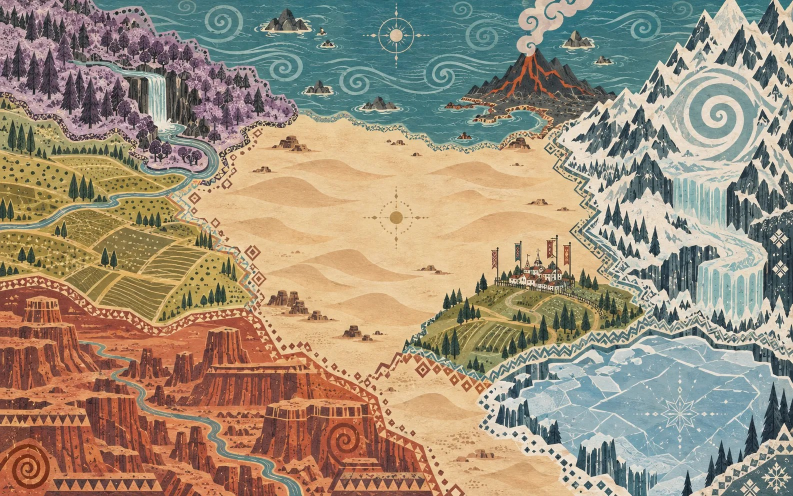
#> input picture package/ui/backdrop.jpg, 1586 x 992 px, found by its file name (shown at 1/2 size)
$ python -i hotpix.py   (imports and definitions only)
#> lines starting #> are read from the running program, lines starting #| are printed output that depends on the picture
"""hotpix.py <session dir> [n] [out.png]: pixels of an in-between frame clearly brighter (or darker) than in BOTH real
frames around it, at a 5 px tolerance for motion (each real frame is max/min-filtered first). Small moving
features stay inside that envelope; a character drawn brighter or darker than it really is does not."""
import os, re, sys
import numpy as np
from PIL import Image, ImageFilter, ImageDraw

d = sys.argv[1]
n = int(sys.argv[2]) if len(sys.argv) > 2 else 10
pat = re.compile(r"(\d+)_tick(\d+)_([ri])_(\d+)\.jpg")
# [1 line that did not run here, left out]
# [1 line that did not run here, left out]
env = {}

def envelope(f):
#> called with f = '../package/ui/backdrop.jpg'
    if f not in env:
        g = Image.open(os.path.join(d, f)).convert("L")
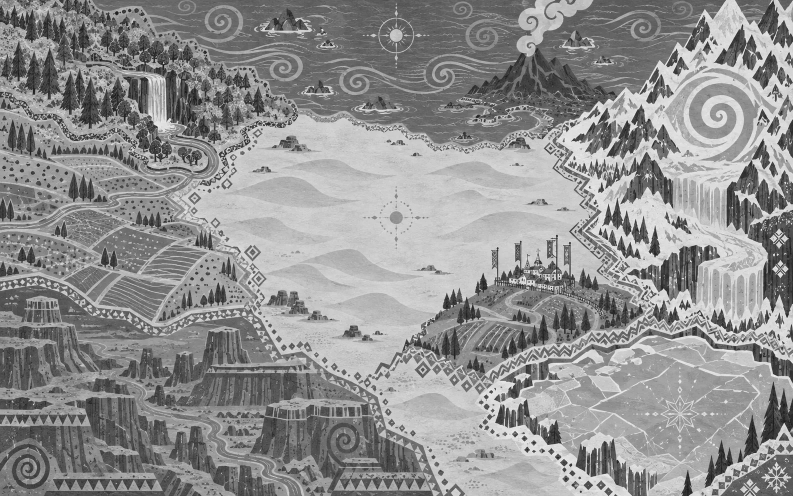
#> g: PIL image 1586x992 L (shown at 1/2 size); min 5, max 255, mean 144.3
        env[f] = (np.asarray(g.filter(ImageFilter.MaxFilter(11))).astype(int), np.asarray(g.filter(ImageFilter.MinFilter(11))).astype(int))
    return env[f]

res = []
# [24 lines not run here, left out]

>>> result = envelope('../package/ui/backdrop.jpg')
